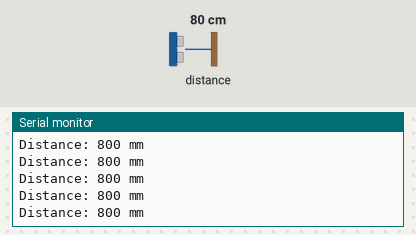
A sketch run on a simulated ESP32. On the bench: the last lines printed to the serial monitor. Inputs (shaded band) come from the test bench; at power-on: distance to the obstacle 80 cm.

Above: at 1.2 s.
1.3 s: distance to the obstacle set to 250 cm
At 1.6 s:
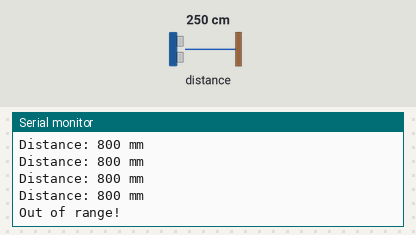
3.3 s: distance to the obstacle set to 2 cm
At 3.47 s:
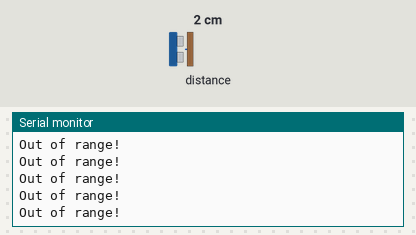

Measured:
- after the input at 1.3 s, the serial monitor: prints a new line after 0.13 s (image 1)

The sketch:

vl53l0x.ino
```cpp
#include <Arduino.h>
#include <Wire.h>
#include <Adafruit_VL53L0X.h>

#define SDA_PIN 21
#define SCL_PIN 22

Adafruit_VL53L0X lox = Adafruit_VL53L0X();

void setup() {
  Serial.begin(115200);

  // Khoi tao I2C
  Wire.begin(SDA_PIN, SCL_PIN);

  Serial.println("VL53L0X DISTANCE TEST");

  // Khoi tao cam bien
  if (!lox.begin(0x29, false, &Wire)) {
    Serial.println("VL53L0X NOT FOUND!");
    while (1) {
      delay(100);
    }
  }

  Serial.println("VL53L0X READY");
}

void loop() {
  VL53L0X_RangingMeasurementData_t measure;

  lox.rangingTest(&measure, false);

  if (measure.RangeStatus != 4) {
    Serial.print("Distance: ");
    Serial.print(measure.RangeMilliMeter);
    Serial.println(" mm");
  }
  else {
    Serial.println("Out of range!");
  }

  delay(200);
}
```
